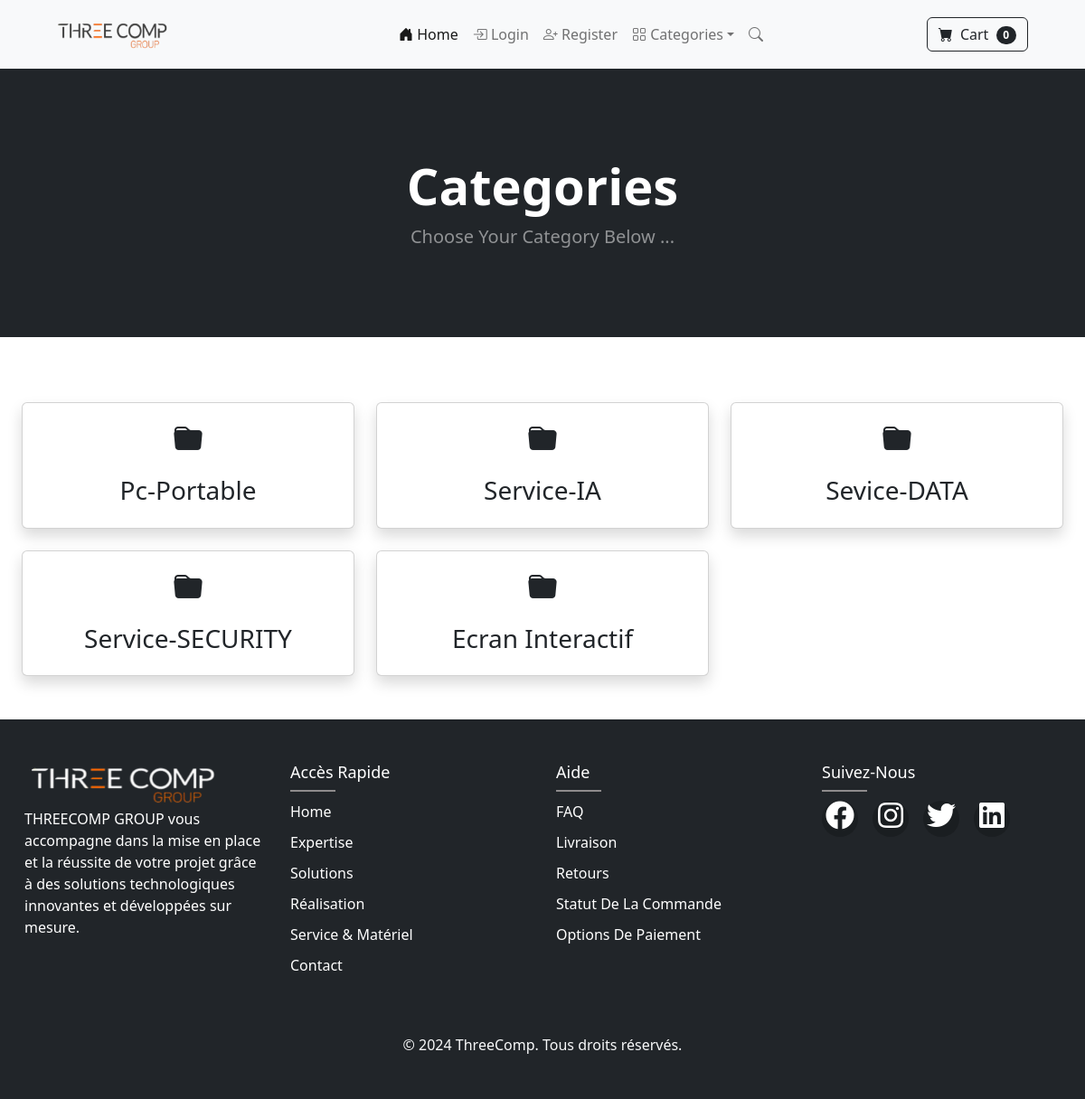
The app's page /category_summary/, older data.
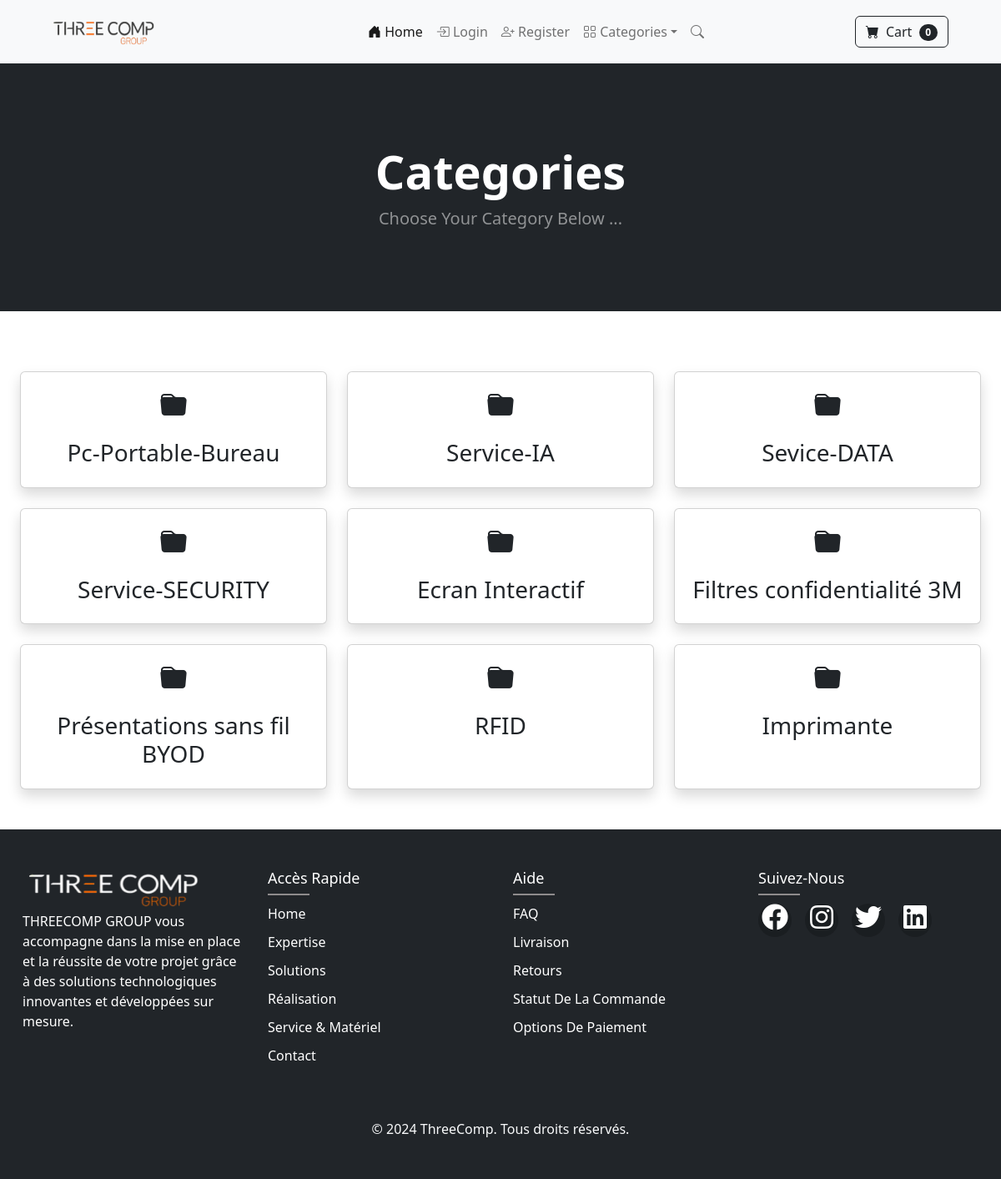
The same page, newer data.
### Ecommerce_Website/models.py (models this page shows)
class categories(models.Model):
    name_cat = models.CharField(max_length=100)
    img_cat = models.ImageField(upload_to='categorie/',blank=True)
    def __str__(self):
        return self.name_cat
    class Meta:
        verbose_name_plural = 'Categories'

### Ecommerce_Website/views.py (the view)
# urls.py: path('category_summary/', views.category_summary, name='category_summary'),
def category_summary(request):
    category = categories.objects.all()
    return render(request, 'Ecom/category_summary.html',{'category': category})

### cart/cart.py (called while the page is built)
    def __len__(self):
        return len(self.cart)

### cart/context_processors.py (called while the page is built)
def cart(request):
    return {'cart': Cart(request)}

### Templates/Ecom/category_summary.html
{% extends 'Ecom/base.html' %}
{% load static %}
{% block content %}
    <header class="bg-dark py-5">
        <div class="container px-4 px-lg-5 my-5">
            <div class="text-center text-white">
                <h1 class="display-4 fw-bolder">Categories</h1>
                <p class="lead fw-normal text-white-50 mb-0">Choose Your Category Below ...</p>
            </div>
        </div>
    </header>
    <div class="container my-5">
        <div class="row row-cols-1 row-cols-md-3 g-4">
            {% for cat in category %}
            <div class="col">
                <div class="card h-100 text-center shadow">
                    <div class="card-body">
                        <i class="bi bi-folder-fill" style="font-size: 2rem;"></i>
                        <h3 class="card-title mt-3">
                            <a href="{% url 'category' cat %}" class="text-decoration-none text-dark">{{ cat }}</a>
                        </h3>
                    </div>
                </div>
            </div>
            {% endfor %}
        </div>
    </div>
{% endblock content %}

Row changes from the older to the newer data that the page shows:
changed categories: name_cat "Pc-Portable" → "Pc-Portable-Bureau"
added categories: name_cat "Filtres confidentialité 3M"
added categories: name_cat "Présentations sans fil BYOD"
added categories: name_cat "RFID"
added categories: name_cat "Imprimante"
